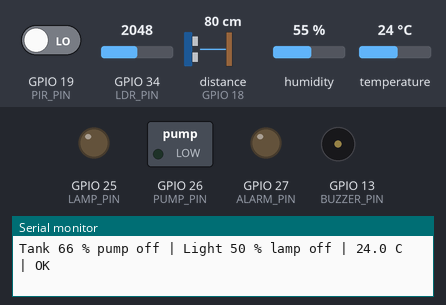
A sketch run on a simulated ESP32. Shown: switched loads named in the sketch (green lamp = pin HIGH), output pins drawn as LEDs (lit = HIGH), buzzer (waves = sounding), the last lines printed to the serial monitor. Wiring (inferred from the names in the program): ultrasonic range finder: trigger GPIO 5; echo GPIO 18. The inputs (shaded band) are chosen by the test bench; at power-on: distance to the obstacle (sensor on GPIO 18) 80 cm, temperature 24 °C, GPIO 34 (LDR_PIN) = 2048, GPIO 19 (PIR_PIN) LOW, humidity 55 %. The echo pulse lasts 58.3 µs per cm; pins used as bus, display or sensor lines are not drawn.

Above: at 1.8 s.
1.9 s: distance to the obstacle (sensor on GPIO 18) set to 150 cm
3.4 s: distance to the obstacle (sensor on GPIO 18) set to 159 cm
At 5.1 s:
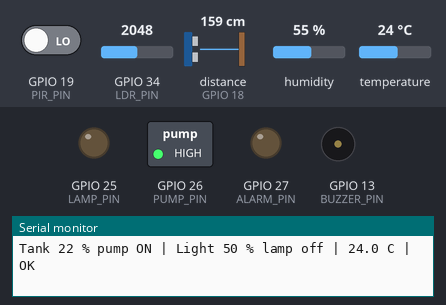
5.5 s: temperature set to 34.3 °C
7.2 s: temperature set to 35.7 °C
At 8.9 s:
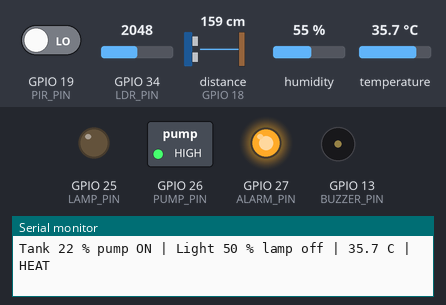
10.7 s: GPIO 34 (LDR_PIN) set to 2840
14.2 s: GPIO 34 (LDR_PIN) set to 2954
At 15.6 s:
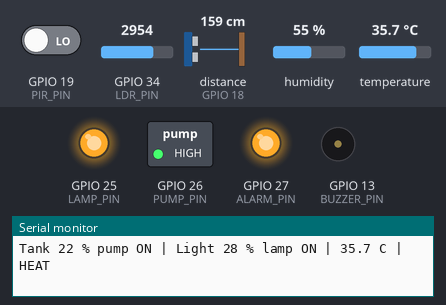
Timing chart, 0 to 18.8 s (numbered marks = the images above; inputs shaded):
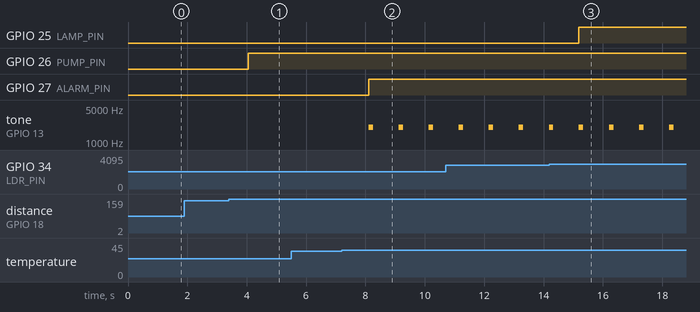

Measured:
- the behaviour switches between 155 and 156 cm on distance to the obstacle (sensor on GPIO 18) (found by bisection; images 0 and 1)
- the behaviour switches between 35 and 35.1 °C on temperature (found by bisection; images 1 and 2)
- the behaviour switches between 2907 and 2908 on GPIO 34 (LDR_PIN) (found by bisection; images 2 and 3)
- after the input at 3.4 s, GPIO 26 (PUMP_PIN): LOW → HIGH after 0.66 s
- after the input at 7.2 s, GPIO 27 (ALARM_PIN): LOW → HIGH after 0.91 s; tone on GPIO 13 (BUZZER_PIN): alternates 2000 Hz for 0.15 s and silent for 0.86 s, starting after 0.91 s
- after the input at 14.2 s, GPIO 25 (LAMP_PIN): LOW → HIGH after 0.99 s

The sketch:

p2_edge.ino
```cpp
// P2 DECIDE AT THE EDGE: the home acts on its own, no internet needed
// Pump fills the tank, the street lamp follows daylight, alarms for heat and night motion

#include <DHT.h>

const int TRIG_PIN = 5;
const int ECHO_PIN = 18;
const int LDR_PIN = 34;
const int PIR_PIN = 19;
const int DHT_PIN = 15;
const int LAMP_PIN = 25;
const int PUMP_PIN = 26;
const int ALARM_PIN = 27;
const int BUZZER_PIN = 13;

// ---- YOUR TURN: the rules of your home ----
const int PUMP_START = 25;   // tank % : start pumping below this
const int PUMP_STOP = 90;    // tank % : stop pumping above this
const int DARK_BELOW = 30;   // light % : lamp on below this
const float HOT_C = 35.0;    // heat alarm above this

DHT dht(DHT_PIN, DHT22);
bool pumpOn = false;

float readDistanceCm() {
  digitalWrite(TRIG_PIN, LOW);
  delayMicroseconds(2);
  digitalWrite(TRIG_PIN, HIGH);
  delayMicroseconds(10);
  digitalWrite(TRIG_PIN, LOW);
  long us = pulseIn(ECHO_PIN, HIGH, 30000);
  return us / 58.0;   // 0 means no echo came back
}

void setup() {
  Serial.begin(115200);
  pinMode(TRIG_PIN, OUTPUT);
  pinMode(ECHO_PIN, INPUT);
  pinMode(PIR_PIN, INPUT);
  pinMode(LAMP_PIN, OUTPUT);
  pinMode(PUMP_PIN, OUTPUT);
  pinMode(ALARM_PIN, OUTPUT);
  dht.begin();
}

void loop() {
  float cm = readDistanceCm();
  if (cm <= 0) return;   // no echo: skip this reading
  int tank = constrain(map((int)cm, 200, 20, 0, 100), 0, 100);
  int light = 100 - analogRead(LDR_PIN) * 100 / 4095;
  bool motion = digitalRead(PIR_PIN) == HIGH;
  float temp = dht.readTemperature();

  // Rule 1: pump with two limits, so it does not switch on and off every second
  if (tank < PUMP_START) pumpOn = true;
  if (tank > PUMP_STOP) pumpOn = false;

  // Rule 2: lamp follows daylight
  bool dark = light < DARK_BELOW;

  // Rule 3: alarms
  String alarms = "";
  if (temp > HOT_C) alarms += "HEAT ";
  if (dark && motion) alarms += "NIGHT MOTION ";
  if (tank < 10) alarms += "TANK EMPTY ";
  alarms.trim();

  digitalWrite(PUMP_PIN, pumpOn);
  digitalWrite(LAMP_PIN, dark);
  digitalWrite(ALARM_PIN, alarms.length() > 0);
  if (alarms.length() > 0) tone(BUZZER_PIN, 2000, 150);

  Serial.printf("Tank %d %% pump %s | Light %d %% lamp %s | %.1f C | %s\n",
                tank, pumpOn ? "ON" : "off", light, dark ? "ON" : "off", temp,
                alarms.length() ? alarms.c_str() : "OK");
  delay(1000);
}
```
